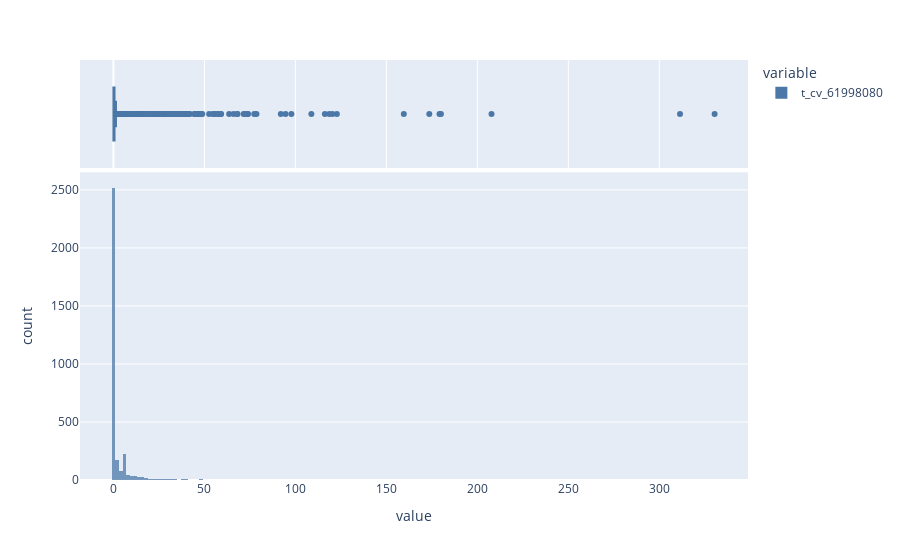

Notebook code cell kept with this figure:
### Code cell
fig = px.histogram(
    df_knn[chuvas],
    marginal="box",
    barmode='overlay',
    opacity=0.75,
    color_discrete_sequence=px.colors.qualitative.T10
)
fig.show()

### Figure 1 — Plotly figure (JSON) as saved in the notebook; plotly's stock layout.template omitted (floating-point values rounded to 4 significant figures; data arrays with more than 128 entries replaced by an {"elided": "..."} marker saying what was removed)
{"data": [{"alignmentgroup": "True", "bingroup": "x", "hovertemplate": "variable=t_cv_61998080<br>value=%{x}<br>count=%{y}<extra></extra>", "legendgroup": "t_cv_61998080", "marker": {"color": "#4C78A8", "opacity": 0.75, "pattern": {"shape": ""}}, "name": "t_cv_61998080", "offsetgroup": "t_cv_61998080", "orientation": "v", "showlegend": true, "type": "histogram", "x": {"elided": "3289 float values"}, "xaxis": "x", "yaxis": "y"}, {"alignmentgroup": "True", "hovertemplate": "variable=t_cv_61998080<br>value=%{x}<extra></extra>", "legendgroup": "t_cv_61998080", "marker": {"color": "#4C78A8"}, "name": "t_cv_61998080", "notched": true, "offsetgroup": "t_cv_61998080", "showlegend": false, "type": "box", "x": {"elided": "3289 float values"}, "xaxis": "x2", "yaxis": "y2"}], "layout": {"barmode": "overlay", "legend": {"title": {"text": "variable"}, "tracegroupgap": 0}, "margin": {"t": 60}, "xaxis": {"anchor": "y", "domain": [0, 1], "title": {"text": "value"}}, "xaxis2": {"anchor": "y2", "domain": [0, 1], "matches": "x", "showgrid": true, "showticklabels": false}, "yaxis": {"anchor": "x", "domain": [0, 0.7326], "title": {"text": "count"}}, "yaxis2": {"anchor": "x2", "domain": [0.7426, 1], "matches": "y2", "showgrid": false, "showline": false, "showticklabels": false, "ticks": ""}}}
